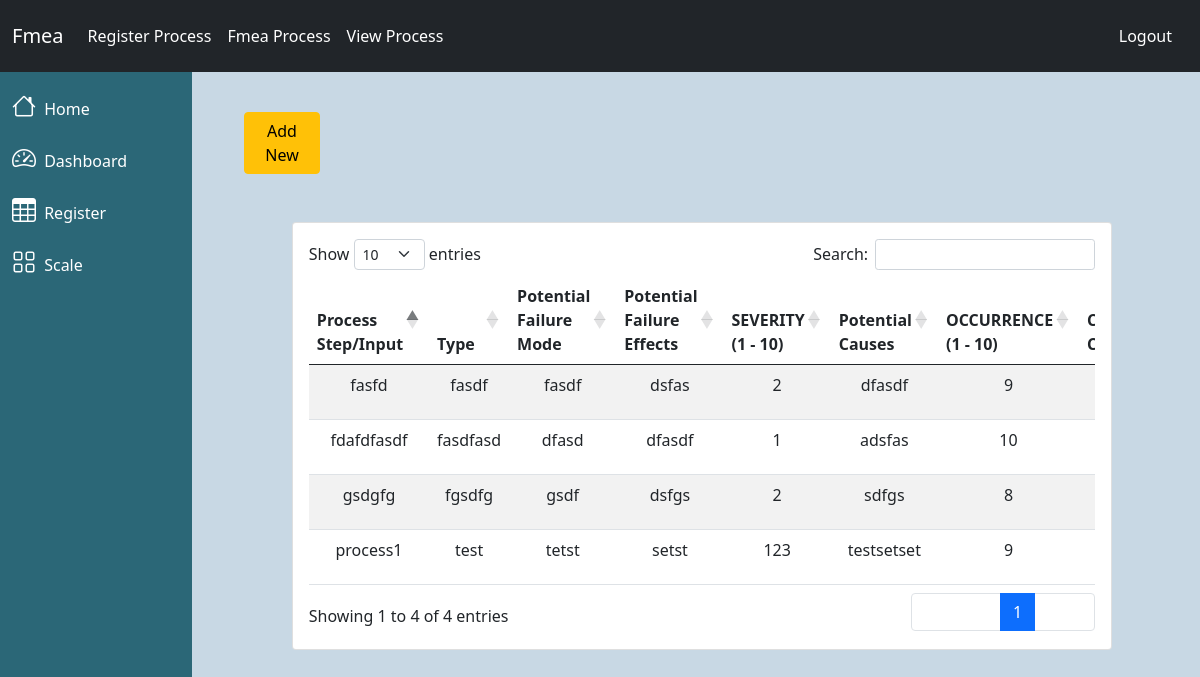
The page /fmea/fmView (signed in) on the database its author committed.
### fmea_form/models.py (models this page shows, shortened)
class FmeaProcess(models.Model):
    fmeaRegister= models.ForeignKey(FmeaRegister, on_delete=models.CASCADE)
    processStep= models.CharField(max_length=300)
    processType=models.CharField(max_length=300,null=True)
    potentialFaliureMode= models.CharField(max_length=300)
    potentialFailureEffect= models.CharField(max_length=300)
    severity = models.IntegerField(default=0)
    potentialCause= models.CharField(max_length=300)
    occurence = models.IntegerField(choices=occurance_choices,default=0)
    currentControls= models.CharField(max_length=300)
    detection = models.IntegerField(default=0)
    actionRecommended= models.CharField(max_length=300)
    responsiblePerson= models.CharField(max_length=200)
    actionTaken= models.CharField(max_length=300)
    @property
    def rpn(self):
        return self.severity*self.occurence*self.detection

### fmea_form/views.py (the view)
# urls.py: path('fmView',views.view_process,name="view_fmea"),
@login_required
def view_process(request):
    context={}
    context["dataset"]=FmeaProcess.objects.all()
    return render(request,"view_process.html",context)

### fmea_form/templates/view_process.html (shortened to what this page needs)
{% extends "base.html" %}
{% load static %}
{% load crispy_forms_tags %}
{% block content %}
  <div class="container-fluid contact">
        <div class="text-right mb-2">
            <a href="{% url 'fmeaprocess' %}"><button class="btn btn-warning col-md-1">Add New</button></a>
        </div>
      <div class="card m-5 p-3" >
          <div class="table-responsive">
              <table class="table table-striped  text-center mt-3" id="table_id" >
                  <thead class="thead-dark">
                    <tr>
                       <th>Process Step/Input</th>
                       <th>Type</th>
                       <th>Potential Failure Mode</th>
                       <th>Potential Failure Effects</th>
                       <th>SEVERITY (1 - 10)</th>
                       <th>Potential Causes</th>
                       <th>OCCURRENCE (1 - 10)</th>
                       <th>Current Controls</th>
                      </tr>
                    </thead>
                    <tbody>
                          {% for data in dataset %}
                          <tr>
                              <td>{{data.processStep}}</td>
                              <td>{{data.processType}}</td>
                              <td>{{data.potentialFaliureMode}}</td>
                              <td>{{data.potentialFailureEffect}}</td>
                              <td>{{data.severity}}</td>
                              <td>{{data.potentialCause}}</td>
                              <td>{{data.occurence}}</td>
                              <td>{{data.currentControls}}</td>
                          </tr>
                          {% endfor %}
                    </tbody>
              </table>
          </div>
      </div>
  </div>
{% endblock %}

### fmea_form/static/css/style.css (style rules this page uses)
a, a:hover, a:focus, a:active { text-decoration: none; color:white !important; }
.contact { padding: 4%; height: 400px; }

### rows shown on the page
FmeaProcess: processStep "process1", processType "test", potentialFaliureMode "tetst", potentialFailureEffect "setst", severity "123", potentialCause "testsetset", occurence "9"
FmeaProcess: processStep "fasfd", processType "fasdf", potentialFaliureMode "fasdf", potentialFailureEffect "dsfas", severity "2", potentialCause "dfasdf", occurence "9"
FmeaProcess: processStep "gsdgfg", processType "fgsdfg", potentialFaliureMode "gsdf", potentialFailureEffect "dsfgs", severity "2", potentialCause "sdfgs", occurence "8"
FmeaProcess: processStep "fdafdfasdf", processType "fasdfasd", potentialFaliureMode "dfasd", potentialFailureEffect "dfasdf", severity "1", potentialCause "adsfas", occurence "10"
